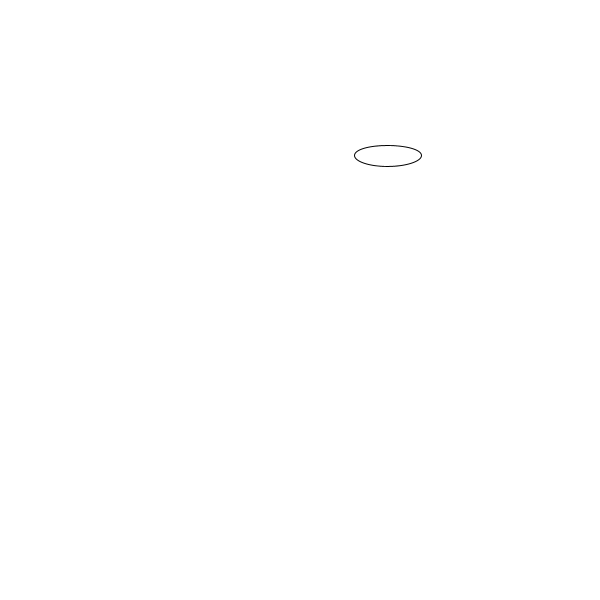
Frame 1 (no input)
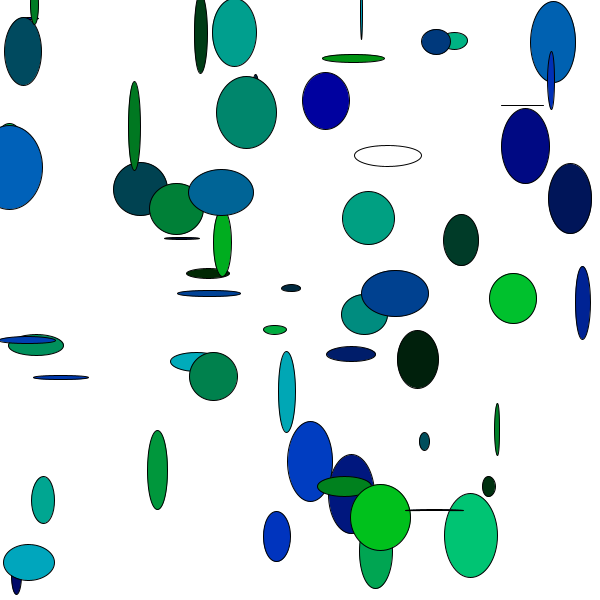
Frame 60 (the mouse pressed at the canvas centre just before this capture)
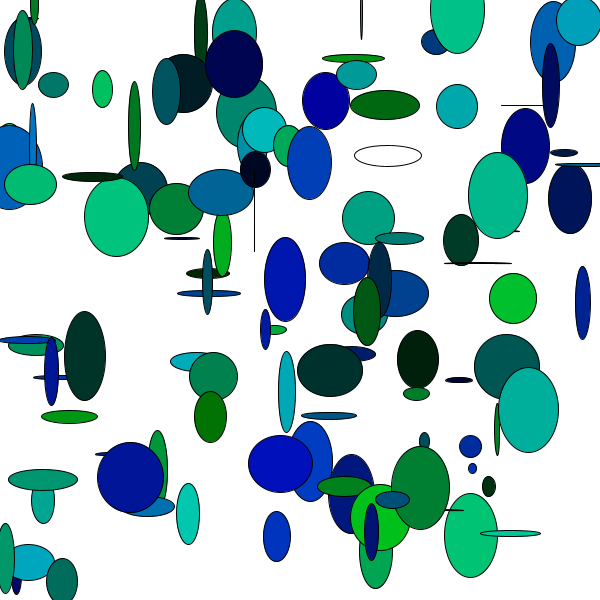
Frame 120 (the mouse held since frame 60 and released just before this capture)

The Processing sketch that drew these frames (run headless with seeded random() and noise(); from frame 60 on, the mouse is pressed at the canvas centre):

// Processing sketch: processing_62426
// ── processing_62426.pde


void setup()
{
  size(600, 600);
  background(255, 255, 255);
  smooth();
  frameRate(60);

}

void draw()
{  
  ellipse(random(600),random(600),random(70),random(90));
  fill(0,random(200),random(200));
  
  
  



if(key==' ')
{
  background(255,255,255);
   ellipse(random(600),random(600),random(70),random(40-90));
  fill(0,random(200),random(200));
  frameRate(10);
}

if(key=='m')
{
  ellipse(random(600),random(600),random(70),random(80));
  fill(220,0,random(255));
}

if(key=='n')
{
 //background(255,255,255);
 ellipse(random(600),random(600),random(70),random(80));
  fill(220,0,random(255),50);
}

if(key=='b')
{
  background(0,255,255);
}
}
